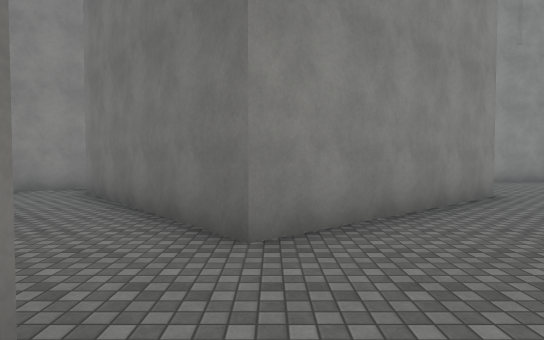
View 1 (above)

24 first-person views from a walk through a Unity game level. The camera is 1.5 m above the floor, tilts 2° down and sees 75° across. The floor is counted in squares, 2 m on a side. Each view is taken from the middle of a square. On the plan, view 1 faces up. The plan holds only what a view shows up to about 11 squares ahead; the rest is blank. The place goes on beyond the plan. The player is left out. Surface patterns are stand-ins for the level's own textures.

View 2
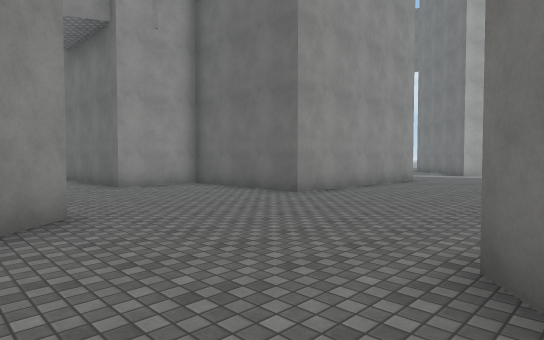

View 3
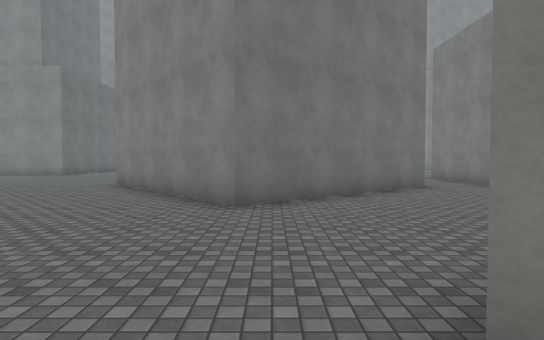

View 4
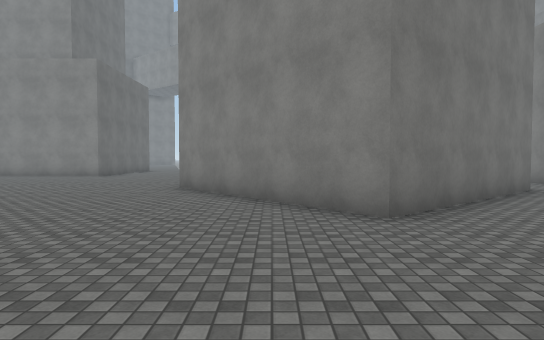

View 5
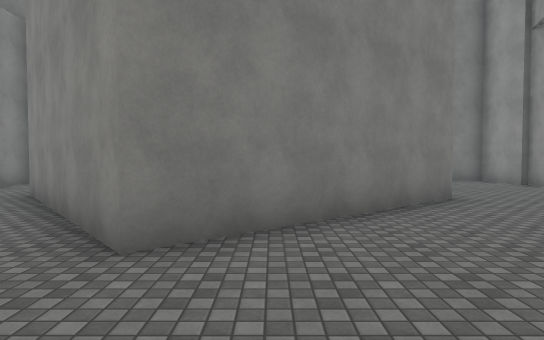

View 6
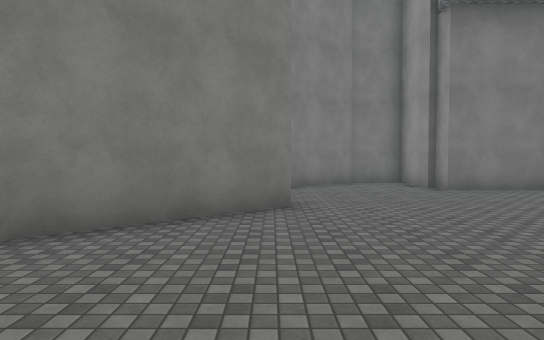

View 7
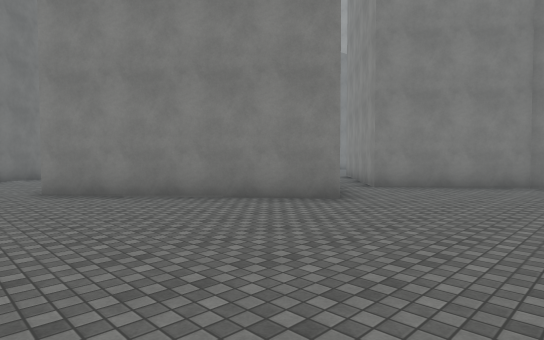

View 8
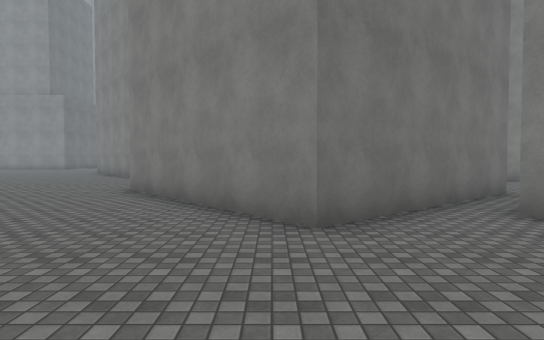

View 9
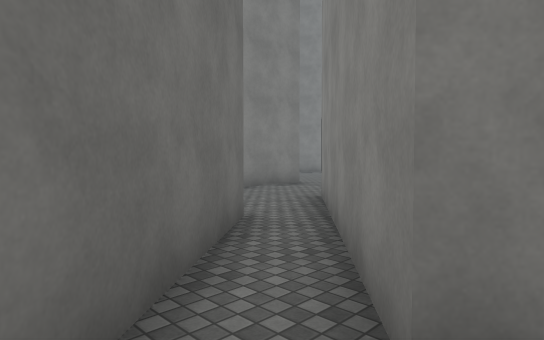

View 10
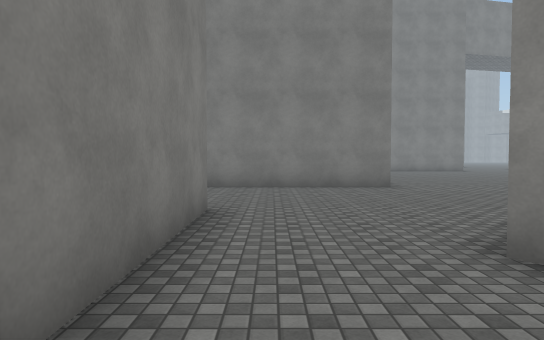

View 11
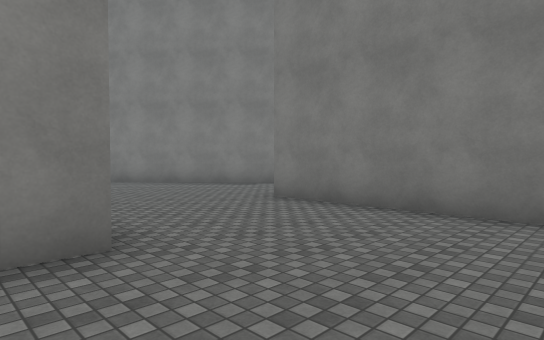

View 12
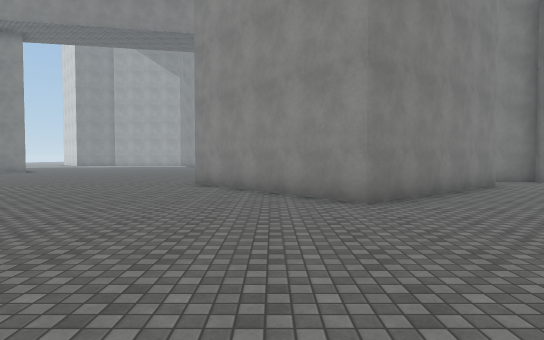

View 13
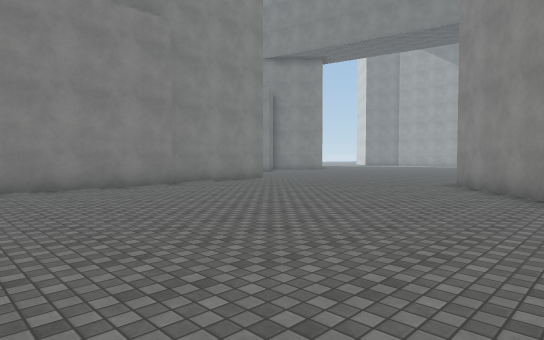

View 14
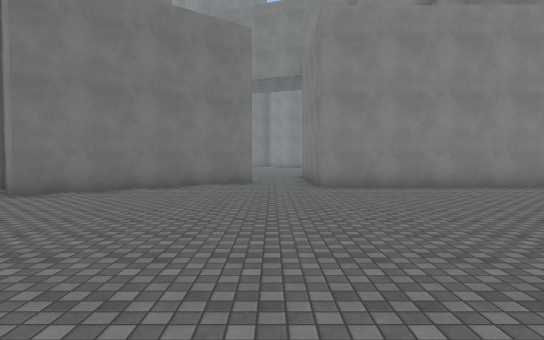

View 15
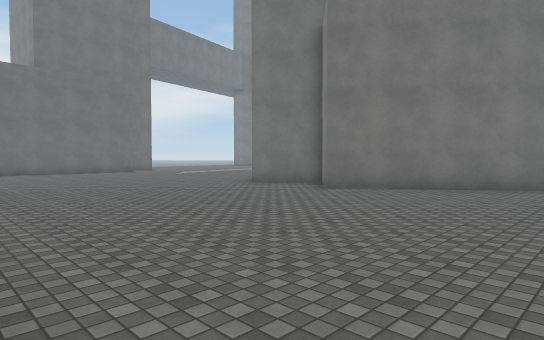

View 16
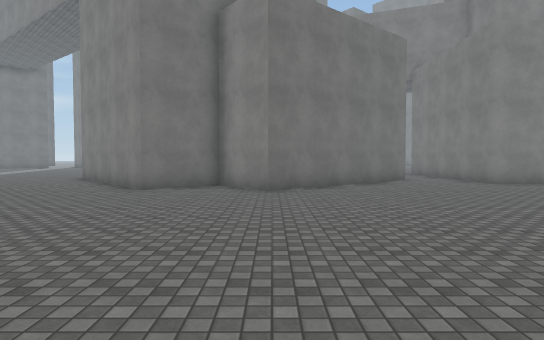

View 17
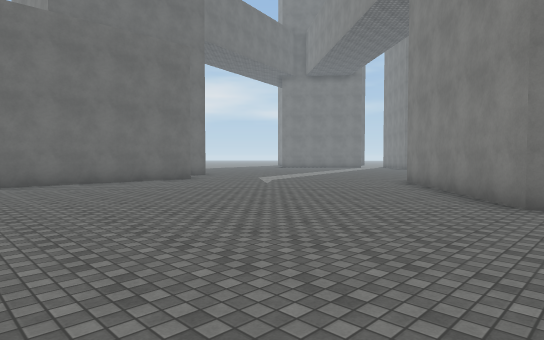

View 18
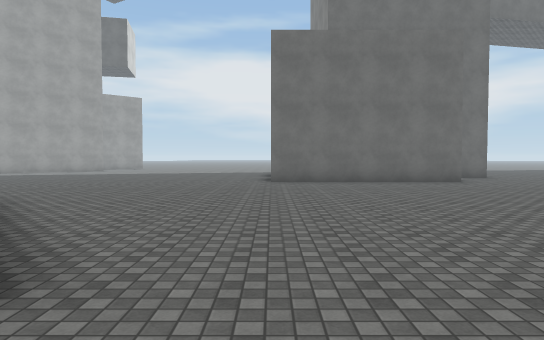

View 19
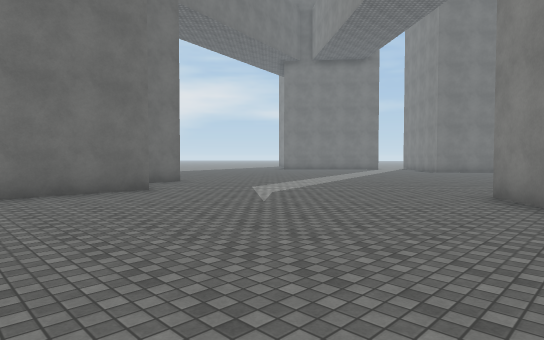

View 20
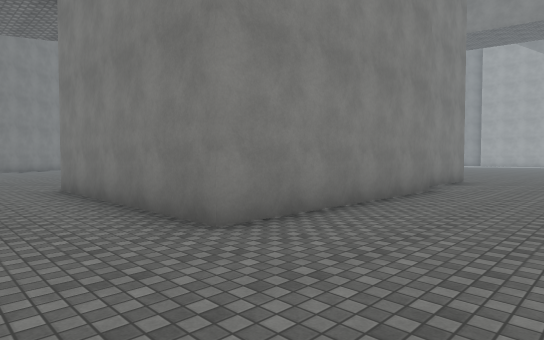

View 21
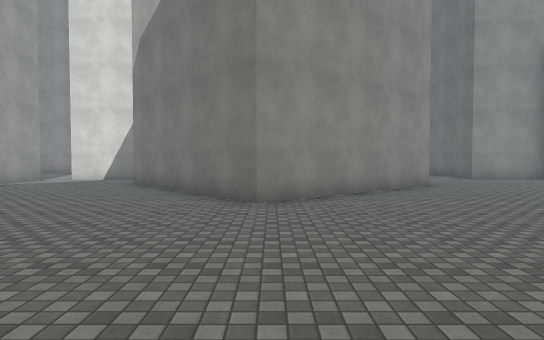

View 22
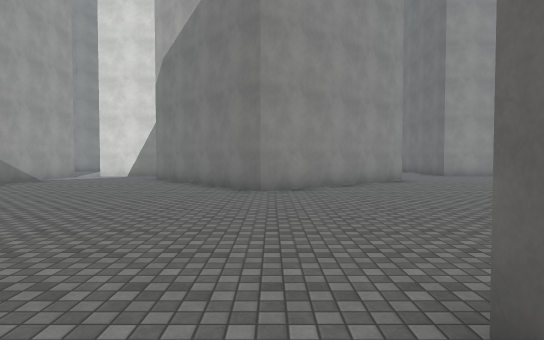

View 23
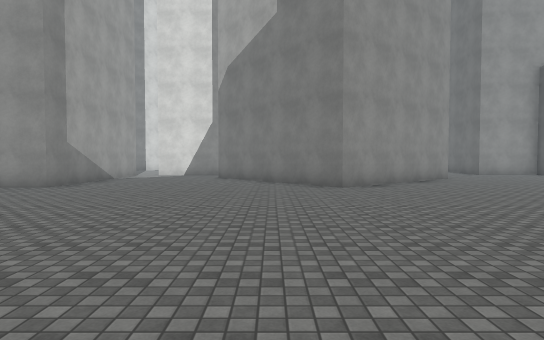

View 24
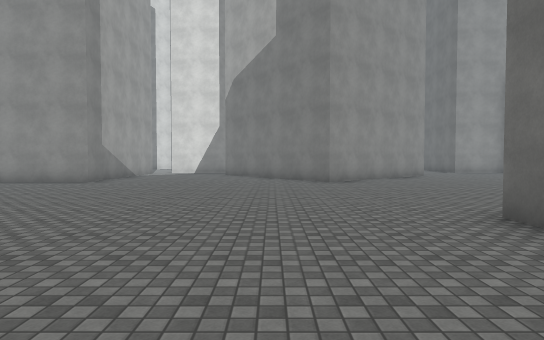

### Floor plan
Points are (right, up) in squares from view 1. A wall is a line through its corners. A room is listed if a view was taken in it or the views show most of it. See-through windows are left out.
Room 1 (views 1, 2, 3, 4, 5, 6, 7, 8, 9, 10, 11, 12, 13, 14, 15, 16, 17, 18, 19, 20, 21, 22, 23, 24)
walls: (-0.8, -1.4) (-0.8, -3.6); (-3.2, 1) (-2, 1); (1, -1.1) (5.6, 2.7) (9.3, -1.8); (-0.2, 3.1) (-4, 7.5) (0.5, 11.3) (4.3, 6.8) (-0.2, 3.1); (-9.1, 4.1) (-5.1, 4.1); (-3.4, -15.7) (1.1, -11.9) (2.4, -13.5) (4, -12.2) (7.8, -16.7); (-11.1, -14.1) (-5.3, -14.1) (-5.3, -17.5); (-15.5, 0) (-11.8, -4.5) (-16.2, -8.2) (-19.9, -3.8); (-17, 2.2) (-17, 0.9); (-15.1, -15.4) (-15.1, -14.6) (-11.4, -14.6); (-12.9, 8) (-12.9, 2.1); (-23.6, -3) (-23.6, -8.2) (-24.5, -8.2); (-2.6, 14.8) (-4.5, 14.8) (-4.5, 13.4) (-2.1, 10.5) (-6.7, 6.7); (13.8, -12.9) (13.8, -6.9); (-2.1, 15.5) (-2.1, 15) (-2.8, 15); (13.6, 7) (8.8, 7) (8.8, 11) (6.6, 11) (6.6, 14)
ways out: opening at (-4.5, -16.5)

Where each view was taken, in squares from view 1:
view 1: 0 up, 0 right, facing up
view 2: 2 up, 3 right, facing up-right
view 3: 8 up, 5 right, facing down
view 4: 7 up, 7 right, facing down
view 5: 8 up, 7 right, facing left
view 6: 11 up, 6 right, facing left
view 7: 15 up, 6 right, facing down-left
view 8: 15 up, 1 right, facing down
view 9: 11 up, 1 left, facing down-left
view 10: 5 up, 4 left, facing left
view 11: 7 up, 8 left, facing down-left
view 12: 6 down, 6 left, facing left
view 13: 5 down, 6 left, facing down-left
view 14: 5 down, 4 left, facing down
view 15: 5 down, 4 left, facing down-right
view 16: 4 down, 1 right, facing down
view 17: 6 down, 3 right, facing down-right
view 18: 7 down, 3 right, facing right
view 19: 9 down, 6 right, facing down-right
view 20: 11 down, 3 left, facing down-left
view 21: 14 down, 16 left, facing up
view 22: 16 down, 16 left, facing up
view 23: 17 down, 18 left, facing up
view 24: 19 down, 18 left, facing up
